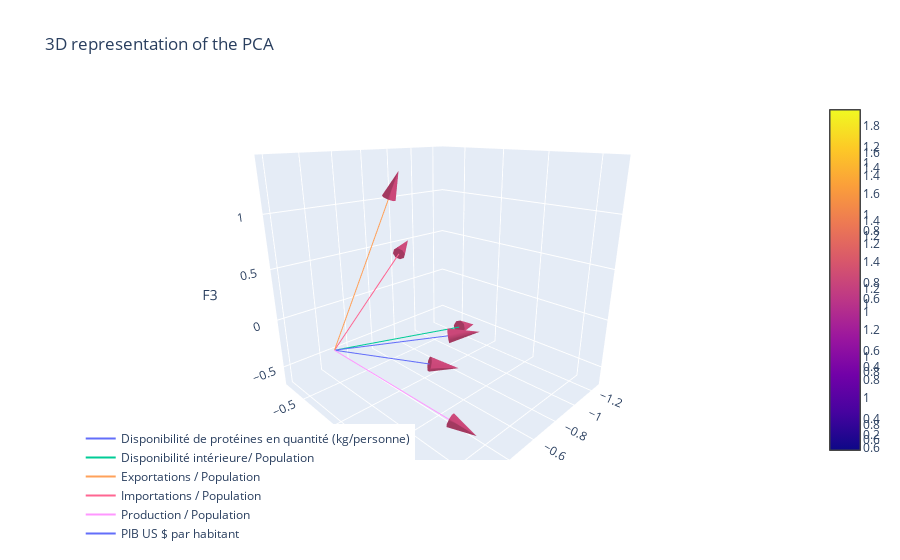

Notebook code cell kept with this figure:
### Code cell
import plotly.graph_objects as go

scaling_factor = 1.5  # Adjust the scaling factor as desired

fig = go.Figure()

for i in range(pca.components_.shape[1]):
    # Add a line for the vector
    fig.add_trace(go.Scatter3d(
        x=[0, pca.components_[0, i] * scaling_factor],
        y=[0, pca.components_[1, i] * scaling_factor],
        z=[0, pca.components_[2, i] * scaling_factor],
        mode='lines',
        name=features[i]
    ))

    # Add a cone for the arrowhead
    fig.add_trace(go.Cone(
        x=[pca.components_[0, i] * scaling_factor],
        y=[pca.components_[1, i] * scaling_factor],
        z=[pca.components_[2, i] * scaling_factor],
        u=[pca.components_[0, i] * scaling_factor],
        v=[pca.components_[1, i] * scaling_factor],
        w=[pca.components_[2, i] * scaling_factor],
        sizemode="absolute",
        sizeref=0.2,
        anchor="cm"
    ))

fig.update_layout(
    title="3D representation of the PCA",
    scene=dict(
        xaxis_title='F1',
        yaxis_title='F2',
        zaxis_title='F3',
        aspectratio=dict(x=1, y=1, z=1),
        camera=dict(eye=dict(x=1.2, y=1.2, z=0.6))
    ),
    legend=dict(
        yanchor="top",
        y=0.1,
        xanchor="left",
        x=0.001
    )
)

fig.show()

### Figure 1 — Plotly figure (JSON) as saved in the notebook; plotly's stock layout.template omitted (floating-point values rounded to 4 significant figures)
{"data": [{"mode": "lines", "name": "Disponibilité de protéines en quantité (kg/personne)", "type": "scatter3d", "x": [0, -0.4255], "y": [0, 0.4435], "z": [0, -0.2313]}, {"anchor": "cm", "sizemode": "absolute", "sizeref": 0.2, "type": "cone", "u": [-0.4255], "v": [0.4435], "w": [-0.2313], "x": [-0.4255], "y": [0.4435], "z": [-0.2313]}, {"mode": "lines", "name": "Disponibilité intérieure/ Population", "type": "scatter3d", "x": [0, -1.106], "y": [0, -0.2237], "z": [0, -0.4816]}, {"anchor": "cm", "sizemode": "absolute", "sizeref": 0.2, "type": "cone", "u": [-1.106], "v": [-0.2237], "w": [-0.4816], "x": [-1.106], "y": [-0.2237], "z": [-0.4816]}, {"mode": "lines", "name": "Exportations / Population", "type": "scatter3d", "x": [0, -0.2061], "y": [0, 0.365], "z": [0, 1.281]}, {"anchor": "cm", "sizemode": "absolute", "sizeref": 0.2, "type": "cone", "u": [-0.2061], "v": [0.365], "w": [1.281], "x": [-0.2061], "y": [0.365], "z": [1.281]}, {"mode": "lines", "name": "Importations / Population", "type": "scatter3d", "x": [0, -0.7766], "y": [0, -0.6189], "z": [0, 0.459]}, {"anchor": "cm", "sizemode": "absolute", "sizeref": 0.2, "type": "cone", "u": [-0.7766], "v": [-0.6189], "w": [0.459], "x": [-0.7766], "y": [-0.6189], "z": [0.459]}, {"mode": "lines", "name": "Production / Population", "type": "scatter3d", "x": [0, -0.1854], "y": [0, 1.012], "z": [0, -0.2948]}, {"anchor": "cm", "sizemode": "absolute", "sizeref": 0.2, "type": "cone", "u": [-0.1854], "v": [1.012], "w": [-0.2948], "x": [-0.1854], "y": [1.012], "z": [-0.2948]}, {"mode": "lines", "name": "PIB US $ par habitant", "type": "scatter3d", "x": [0, -0.4063], "y": [0, 0.681], "z": [0, 0.1609]}, {"anchor": "cm", "sizemode": "absolute", "sizeref": 0.2, "type": "cone", "u": [-0.4063], "v": [0.681], "w": [0.1609], "x": [-0.4063], "y": [0.681], "z": [0.1609]}], "layout": {"legend": {"x": 0.001, "xanchor": "left", "y": 0.1, "yanchor": "top"}, "scene": {"aspectratio": {"x": 1, "y": 1, "z": 1}, "camera": {"eye": {"x": 1.2, "y": 1.2, "z": 0.6}}, "xaxis": {"title": {"text": "F1"}}, "yaxis": {"title": {"text": "F2"}}, "zaxis": {"title": {"text": "F3"}}}, "title": {"text": "3D representation of the PCA"}}}
